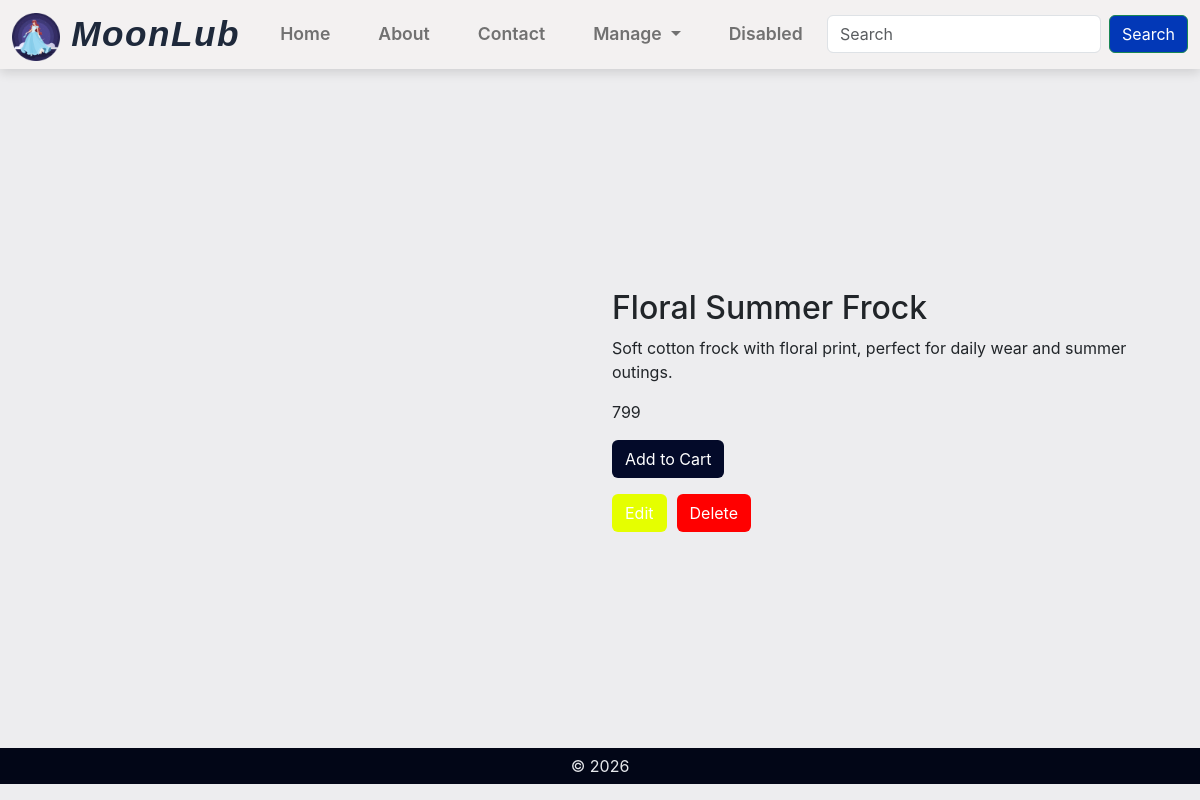
The page /products/1/ on the database as committed earlier.
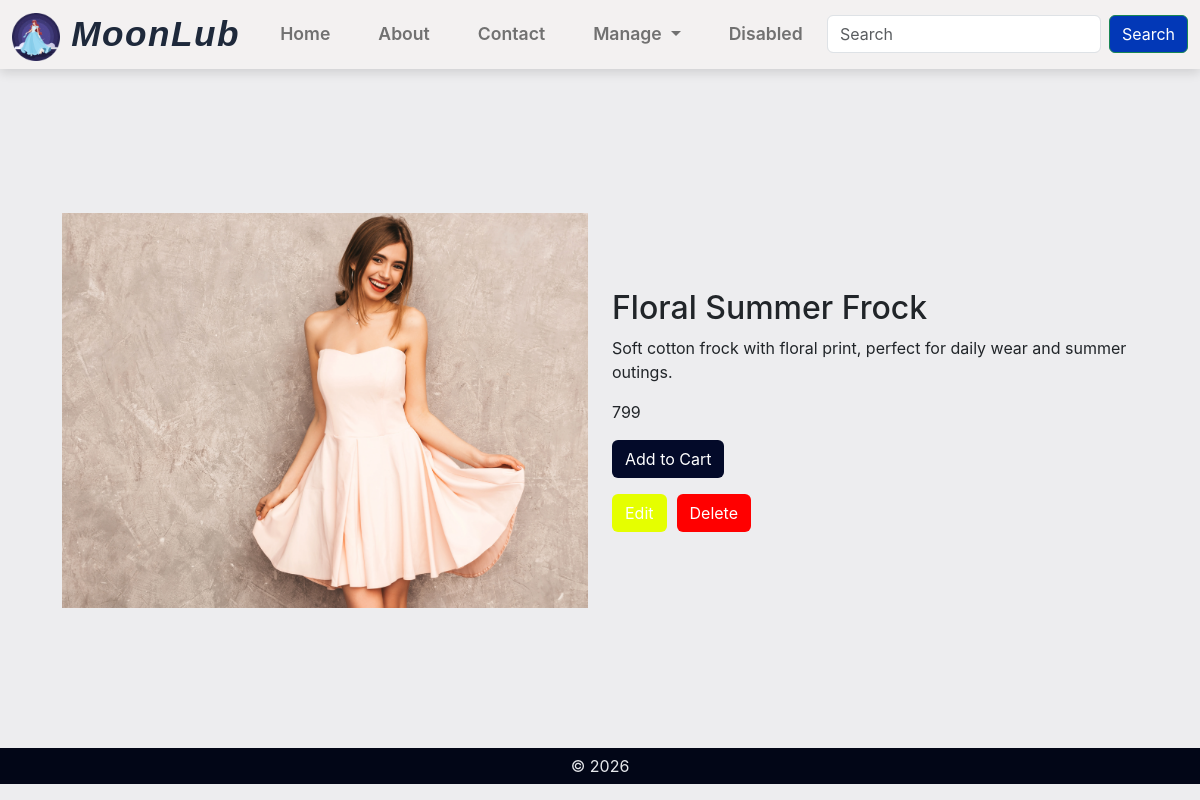
The same page on the database as committed later.
### products/models.py (models this page shows, shortened)
class Product(models.Model):
    title = models.CharField(max_length = 255)
    desc = models.TextField(max_length = 500)
    price = models.PositiveIntegerField()
    stock = models.PositiveIntegerField()
    thumbnail = models.ImageField(upload_to = 'products/thumbnails/')
    created_at = models.DateTimeField(auto_now_add = True)
    updated_at = models.DateTimeField(auto_now = True)

### products/views.py (the view)
# urls.py: path('<int:pk>/', ProductDetail.as_view(), name= 'product_details'),
class ProductDetail(DetailView):
    model = Product
    template_name = 'products/product_details.html'
    context_object_name = 'product'

### templates/products/product_details.html (shortened to what this page needs)
{% extends 'base/base.html' %}
{%block content %}
<section class="d-flex row productdetail">
    <div class="col">
        <img src="{{product.thumbnail.url}}" class="w-100" alt="">
    </div>
    <div class="col details">
       <h2>{{product.title}}</h2>
       <p>{{product.desc}}</p>
       <p>{{product.price}}</p>
       <a href="" class="btn add">Add to Cart</a>
       <div class="d-flex flex-row mt-3">
        <a href="{% url 'edit_product' product.pk %}" class="btn edit">Edit</a>
        <a href="{% url 'delete_product' product.pk %}" class="btn delete">Delete</a>
       </div>
    </div>
</section>
{% endblock %}

### templates/base/base.html (shortened to what this page needs)
<!doctype html>
{% load static %}
<html lang="en">
<head>
  <link href="https://cdn.jsdelivr.net/npm/bootstrap@5.3.8/dist/css/bootstrap.min.css" rel="stylesheet"
>
  <link rel="stylesheet" href="{% static 'css/style.css' %}">
</head>
<body>
  {% include 'base/includes/header.html' %}
  <main>
    {% block content %}{% endblock %}
  </main>
  {% include 'base/includes/footer.html' %}
</body>
</html>

### templates/base/includes/header.html (shortened to what this page needs)
{% load static %}
<header>
    <nav class="navbar fixed-top navbar-expand-lg">
        <div class="container-fluid">
            <div>
                <a class="navbar-brand" href=""><img src="{% static 'images/MoonLub2.ico' %}" alt="" class="img"> MoonLub</a>
            </div>
            <div class="collapse navbar-collapse" id="navbarSupportedContent">
                <ul class="navbar-nav m-auto mb-2 mb-lg-0">
                    <li class="nav-item mx-3">
                        <a class="nav-link {% if current_page == 'home' %} active {% endif %}" aria-current="page"
                            href="{% url 'home_page' %}">Home</a>
                    </li>
                    <li class="nav-item mx-3">
                        <a class="nav-link {% if current_page == 'about' %} active {% endif %}"
                            href="{% url 'about_page' %}">About</a>
                    </li>
                    <li class="nav-item mx-3">
                        <a class="nav-link {% if current_page == 'contact' %} active {% endif %}"
                            href="{% url 'contact_page' %}">Contact</a>
                    </li>
                    <li class="nav-item mx-3 dropdown">
                        <a class="nav-link dropdown-toggle" href="#" role="button" data-bs-toggle="dropdown"
                            aria-expanded="false">
                            Manage
                        </a>
                    </li>
                    <li class="nav-item mx-3">
                        <a class="nav-link disabled" aria-disabled="true">Disabled</a>
                    </li>
                </ul>
                <form class="d-flex" role="search" method="get" , action="{% url 'search_products' %}">
                    <input name="query_text" value="{{query}}" class="form-control me-2" type="search"
                        placeholder="Search" aria-label="Search" />
                    <button class="btn btn-outline-success" type="submit">Search</button>
                </form>
            </div>
        </div>
    </nav>
</header>

### templates/base/includes/footer.html
<footer class="w-100 text-center footer">
    &copy; 2026
</footer>

### static/css/style.css (style rules this page uses)
* { margin: 0; padding: 0; box-sizing: border-box; }
body { padding: 73px 0 0 0; font-family: 'Inter', sans-serif; background-color: #ededef; }
.footer { padding: 6px 0; background-color: #020617; color: #e5e7eb; }

Rows that differ between the two databases and show on the page:
changed Product "Floral Summer Frock": thumbnail: picture added
